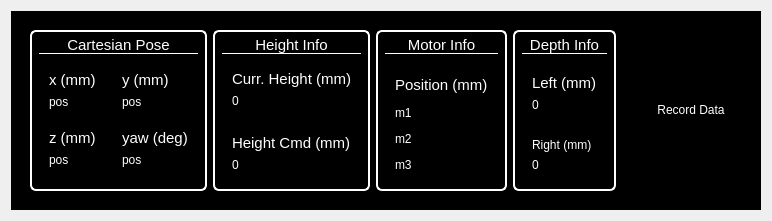
           <widget class="QWidget" name="scrollAreaWidgetContents_4">
            <property name="geometry">
             <rect>
              <x>0</x>
              <y>0</y>
              <width>772</width>
              <height>220</height>
             </rect>
            </property>
            <layout class="QHBoxLayout" name="horizontalLayout_7">
             <item>
              <widget class="QFrame" name="Info_2">
               <property name="styleSheet">
                <string notr="true"> background-color: #000000; color: white;</string>
               </property>
               <property name="frameShape">
                <enum>QFrame::Shape::StyledPanel</enum>
               </property>
               <property name="frameShadow">
                <enum>QFrame::Shadow::Raised</enum>
               </property>
               <layout class="QHBoxLayout" name="horizontalLayout_19" stretch="0,0">
                <property name="topMargin">
                 <number>9</number>
                </property>
                <property name="bottomMargin">
                 <number>9</number>
                </property>
                <item>
                 <widget class="QWidget" name="widget" native="true">
                  <layout class="QHBoxLayout" name="horizontalLayout_6">
                   <item>
                    <widget class="QWidget" name="CartesianPoseWidget_2" native="true">
                     <property name="sizePolicy">
                      <sizepolicy hsizetype="Preferred" vsizetype="Preferred">
                       <horstretch>0</horstretch>
                       <verstretch>0</verstretch>
                      </sizepolicy>
                     </property>
                     <property name="minimumSize">
                      <size>
                       <width>0</width>
                       <height>0</height>
                      </size>
                     </property>
                     <property name="styleSheet">
                      <string notr="true">QWidget#CartesianPoseWidget_2 {
	border: 2px solid #FFFFFF;  /* white solid border */
	border-radius: 6px;
}</string>
                     </property>
                     <layout class="QGridLayout" name="gridLayout_4">
                      <property name="topMargin">
                       <number>6</number>
                      </property>
                      <item row="0" column="0" colspan="2" alignment="Qt::AlignmentFlag::AlignTop">
                       <widget class="QLabel" name="CartesianPoseText_2">
                        <property name="font">
                         <font>
                          <pointsize>11</pointsize>
                          <bold>false</bold>
                         </font>
                        </property>
                        <property name="styleSheet">
                         <string notr="true">QLabel#CartesianPoseText_2 {
    border-bottom: 1px solid white;
}</string>
                        </property>
                        <property name="text">
                         <string>Cartesian Pose</string>
                        </property>
                        <property name="alignment">
                         <set>Qt::AlignmentFlag::AlignCenter</set>
                        </property>
                       </widget>
                      </item>
                      <item row="2" column="0">
                       <widget class="QFrame" name="zPosFrame_2">
                        <property name="frameShape">
                         <enum>QFrame::Shape::StyledPanel</enum>
                        </property>
                        <property name="frameShadow">
                         <enum>QFrame::Shadow::Raised</enum>
                        </property>
                        <layout class="QVBoxLayout" name="verticalLayout_16">
                         <property name="bottomMargin">
                          <number>14</number>
                         </property>
                         <item>
                          <widget class="QLabel" name="z_2">
                           <property name="font">
                            <font>
                             <pointsize>11</pointsize>
                             <bold>false</bold>
                            </font>
                           </property>
                           <property name="text">
                            <string>z (mm)</string>
                           </property>
                          </widget>
                         </item>
                         <item>
                          <widget class="QLabel" name="zPose">
                           <property name="text">
                            <string>pos</string>
                           </property>
                          </widget>
                         </item>
                        </layout>
                       </widget>
                      </item>
                      <item row="1" column="1">
                       <widget class="QFrame" name="yPosFrame_2">
                        <property name="frameShape">
                         <enum>QFrame::Shape::StyledPanel</enum>
                        </property>
                        <property name="frameShadow">
                         <enum>QFrame::Shadow::Raised</enum>
                        </property>
                        <layout class="QVBoxLayout" name="verticalLayout_14">
                         <property name="bottomMargin">
                          <number>3</number>
                         </property>
                         <item>
                          <widget class="QLabel" name="y_2">
                           <property name="font">
                            <font>
                             <pointsize>11</pointsize>
                             <bold>false</bold>
                            </font>
                           </property>
                           <property name="text">
                            <string>y (mm)</string>
                           </property>
                          </widget>
                         </item>
                         <item>
                          <widget class="QLabel" name="yPos">
                           <property name="text">
                            <string>pos</string>
                           </property>
                          </widget>
                         </item>
                        </layout>
                       </widget>
                      </item>
                      <item row="2" column="1">
                       <widget class="QFrame" name="yawPosFrame_2">
                        <property name="frameShape">
                         <enum>QFrame::Shape::StyledPanel</enum>
                        </property>
                        <property name="frameShadow">
                         <enum>QFrame::Shadow::Raised</enum>
                        </property>
                        <layout class="QVBoxLayout" name="verticalLayout_17">
                         <property name="bottomMargin">
                          <number>14</number>
                         </property>
                         <item>
                          <widget class="QLabel" name="yaw_2">
                           <property name="font">
                            <font>
                             <pointsize>11</pointsize>
                             <bold>false</bold>
                            </font>
                           </property>
                           <property name="text">
                            <string>yaw (deg)</string>
                           </property>
                          </widget>
                         </item>
                         <item>
                          <widget class="QLabel" name="yawPos">
                           <property name="text">
                            <string>pos</string>
                           </property>
                          </widget>
                         </item>
                        </layout>
                       </widget>
                      </item>
                      <item row="1" column="0">
                       <widget class="QFrame" name="xPosFrame_2">
                        <property name="font">
                         <font>
                          <pointsize>9</pointsize>
                         </font>
                        </property>
                        <property name="frameShape">
                         <enum>QFrame::Shape::StyledPanel</enum>
                        </property>
                        <property name="frameShadow">
                         <enum>QFrame::Shadow::Raised</enum>
                        </property>
                        <layout class="QVBoxLayout" name="verticalLayout_13">
                         <property name="leftMargin">
                          <number>9</number>
                         </property>
                         <property name="bottomMargin">
                          <number>3</number>
                         </property>
                         <item>
                          <widget class="QLabel" name="x_2">
                           <property name="font">
                            <font>
                             <pointsize>11</pointsize>
                             <bold>false</bold>
                            </font>
                           </property>
                           <property name="text">
                            <string>x (mm)</string>
                           </property>
                          </widget>
                         </item>
                         <item>
                          <widget class="QLabel" name="xPos">
                           <property name="text">
                            <string>pos</string>
                           </property>
                          </widget>
                         </item>
                        </layout>
                       </widget>
                      </item>
                     </layout>
                    </widget>
                   </item>
                   <item>
                    <widget class="QWidget" name="LaserInfoWidget" native="true">
                     <property name="styleSheet">
                      <string notr="true">QWidget#LaserInfoWidget {
	border: 2px solid #FFFFFF;  /* white solid border */
	border-radius: 6px;
}</string>
                     </property>
                     <layout class="QGridLayout" name="gridLayout_6">
                      <property name="topMargin">
                       <number>6</number>
                      </property>
                      <item row="0" column="0" alignment="Qt::AlignmentFlag::AlignTop">
                       <widget class="QLabel" name="LaserInfoText_2">
                        <property name="font">
                         <font>
                          <pointsize>11</pointsize>
                          <italic>false</italic>
                         </font>
                        </property>
                        <property name="styleSheet">
                         <string notr="true">QLabel#LaserInfoText_2 {
    border-bottom: 1px solid white;
}</string>
                        </property>
                        <property name="text">
                         <string>Height Info</string>
                        </property>
                        <property name="alignment">
                         <set>Qt::AlignmentFlag::AlignCenter</set>
                        </property>
                       </widget>
                      </item>
                      <item row="4" column="0">
                       <widget class="QFrame" name="frame_8">
                        <property name="frameShape">
                         <enum>QFrame::Shape::StyledPanel</enum>
                        </property>
                        <property name="frameShadow">
                         <enum>QFrame::Shadow::Raised</enum>
                        </property>
                        <layout class="QVBoxLayout" name="verticalLayout_25">
                         <property name="leftMargin">
                          <number>9</number>
                         </property>
                         <property name="bottomMargin">
                          <number>9</number>
                         </property>
                         <item>
                          <widget class="QLabel" name="h1_2">
                           <property name="font">
                            <font>
                             <pointsize>11</pointsize>
                             <bold>false</bold>
                            </font>
                           </property>
                           <property name="text">
                            <string>Height Cmd (mm)</string>
                           </property>
                          </widget>
                         </item>
                         <item>
                          <widget class="QLabel" name="HeightCommand">
                           <property name="text">
                            <string>0</string>
                           </property>
                          </widget>
                         </item>
                        </layout>
                       </widget>
                      </item>
                      <item row="1" column="0">
                       <widget class="QFrame" name="frame_7">
                        <property name="frameShape">
                         <enum>QFrame::Shape::StyledPanel</enum>
                        </property>
                        <property name="frameShadow">
                         <enum>QFrame::Shadow::Raised</enum>
                        </property>
                        <layout class="QVBoxLayout" name="verticalLayout_23">
                         <property name="leftMargin">
                          <number>9</number>
                         </property>
                         <property name="bottomMargin">
                          <number>9</number>
                         </property>
                         <item>
                          <widget class="QLabel" name="d2_2">
                           <property name="font">
                            <font>
                             <pointsize>11</pointsize>
                             <bold>false</bold>
                            </font>
                           </property>
                           <property name="text">
                            <string>Curr. Height (mm)</string>
                           </property>
                          </widget>
                         </item>
                         <item>
                          <widget class="QLabel" name="currentHeight">
                           <property name="text">
                            <string>0</string>
                           </property>
                          </widget>
                         </item>
                        </layout>
                       </widget>
                      </item>
                     </layout>
                    </widget>
                   </item>
                   <item>
                    <widget class="QWidget" name="MotorInfoWidget_2" native="true">
                     <property name="styleSheet">
                      <string notr="true">QWidget#MotorInfoWidget_2 {
	border: 2px solid #FFFFFF;  /* white solid border */
	border-radius: 6px;
}</string>
                     </property>
                     <layout class="QGridLayout" name="gridLayout_5">
                      <property name="topMargin">
                       <number>6</number>
                      </property>
                      <property name="rightMargin">
                       <number>9</number>
                      </property>
                      <property name="bottomMargin">
                       <number>9</number>
                      </property>
                      <property name="spacing">
                       <number>6</number>
                      </property>
                      <item row="0" column="0" alignment="Qt::AlignmentFlag::AlignTop">
                       <widget class="QLabel" name="MotorInfoText_2">
                        <property name="font">
                         <font>
                          <pointsize>11</pointsize>
                         </font>
                        </property>
                        <property name="styleSheet">
                         <string notr="true">QLabel#MotorInfoText_2 {
    border-bottom: 1px solid white;
}</string>
                        </property>
                        <property name="text">
                         <string>Motor Info</string>
                        </property>
                        <property name="alignment">
                         <set>Qt::AlignmentFlag::AlignCenter</set>
                        </property>
                       </widget>
                      </item>
                      <item row="1" column="0" alignment="Qt::AlignmentFlag::AlignTop">
                       <widget class="QFrame" name="PositionFrame_2">
                        <property name="frameShape">
                         <enum>QFrame::Shape::StyledPanel</enum>
                        </property>
                        <property name="frameShadow">
                         <enum>QFrame::Shadow::Raised</enum>
                        </property>
                        <layout class="QVBoxLayout" name="verticalLayout_15">
                         <property name="spacing">
                          <number>12</number>
                         </property>
                         <property name="topMargin">
                          <number>9</number>
                         </property>
                         <property name="bottomMargin">
                          <number>9</number>
                         </property>
                         <item>
                          <widget class="QLabel" name="Position_2">
                           <property name="font">
                            <font>
                             <pointsize>11</pointsize>
                             <bold>false</bold>
                            </font>
                           </property>
                           <property name="text">
                            <string>Position (mm)</string>
                           </property>
                          </widget>
                         </item>
                         <item>
                          <widget class="QLabel" name="MotorM1">
                           <property name="text">
                            <string>m1</string>
                           </property>
                          </widget>
                         </item>
                         <item>
                          <widget class="QLabel" name="MotorM2">
                           <property name="text">
                            <string>m2</string>
                           </property>
                          </widget>
                         </item>
                         <item>
                          <widget class="QLabel" name="MotorM3">
                           <property name="text">
                            <string>m3</string>
                           </property>
                          </widget>
                         </item>
                        </layout>
                       </widget>
                      </item>
                     </layout>
                    </widget>
                   </item>
                   <item>
                    <widget class="QWidget" name="DepthInfoWidget" native="true">
                     <property name="styleSheet">
                      <string notr="true">QWidget#DepthInfoWidget {
	border: 2px solid #FFFFFF;  /* white solid border */
	border-radius: 6px;
}</string>
                     </property>
                     <layout class="QGridLayout" name="gridLayout_13">
                      <property name="topMargin">
                       <number>6</number>
                      </property>
                      <item row="4" column="0">
                       <widget class="QFrame" name="frame_13">
                        <property name="frameShape">
                         <enum>QFrame::Shape::StyledPanel</enum>
                        </property>
                        <property name="frameShadow">
                         <enum>QFrame::Shadow::Raised</enum>
                        </property>
                        <layout class="QVBoxLayout" name="verticalLayout_32">
                         <property name="leftMargin">
                          <number>9</number>
                         </property>
                         <property name="bottomMargin">
                          <number>9</number>
                         </property>
                         <item>
                          <widget class="QLabel" name="h1_5">
                           <property name="font">
                            <font>
                             <bold>false</bold>
                            </font>
                           </property>
                           <property name="text">
                            <string>Right (mm)</string>
                           </property>
                          </widget>
                         </item>
                         <item>
                          <widget class="QLabel" name="RightDepthText">
                           <property name="text">
                            <string>0</string>
                           </property>
                          </widget>
                         </item>
                        </layout>
                       </widget>
                      </item>
                      <item row="1" column="0">
                       <widget class="QFrame" name="frame_14">
                        <property name="frameShape">
                         <enum>QFrame::Shape::StyledPanel</enum>
                        </property>
                        <property name="frameShadow">
                         <enum>QFrame::Shadow::Raised</enum>
                        </property>
                        <layout class="QVBoxLayout" name="verticalLayout_33">
                         <property name="leftMargin">
                          <number>9</number>
                         </property>
                         <property name="bottomMargin">
                          <number>9</number>
                         </property>
                         <item>
                          <widget class="QLabel" name="d2_5">
                           <property name="font">
                            <font>
                             <pointsize>11</pointsize>
                             <bold>false</bold>
                            </font>
                           </property>
                           <property name="text">
                            <string>Left (mm)</string>
                           </property>
                          </widget>
                         </item>
                         <item>
                          <widget class="QLabel" name="LeftDepthText">
                           <property name="text">
                            <string>0</string>
                           </property>
                          </widget>
                         </item>
                        </layout>
                       </widget>
                      </item>
                      <item row="0" column="0" alignment="Qt::AlignmentFlag::AlignTop">
                       <widget class="QLabel" name="DepthInfoText">
                        <property name="font">
                         <font>
                          <pointsize>11</pointsize>
                         </font>
                        </property>
                        <property name="styleSheet">
                         <string notr="true">QLabel#DepthInfoText {
    border-bottom: 1px solid white;
}</string>
                        </property>
                        <property name="text">
                         <string>Depth Info</string>
                        </property>
                        <property name="alignment">
                         <set>Qt::AlignmentFlag::AlignCenter</set>
                        </property>
                       </widget>
                      </item>
                     </layout>
                    </widget>
                   </item>
                  </layout>
                 </widget>
                </item>
                <item>
                 <widget class="QPushButton" name="AlarmButton_2">
                  <property name="styleSheet">
                   <string notr="true">            border-radius: 8px;
</string>
                  </property>
                  <property name="text">
                   <string>Record Data</string>
                  </property>
                  <property name="iconSize">
                   <size>
                    <width>28</width>
                    <height>28</height>
                   </size>
                  </property>
                 </widget>
                </item>
               </layout>
              </widget>
             </item>
            </layout>
           </widget>
